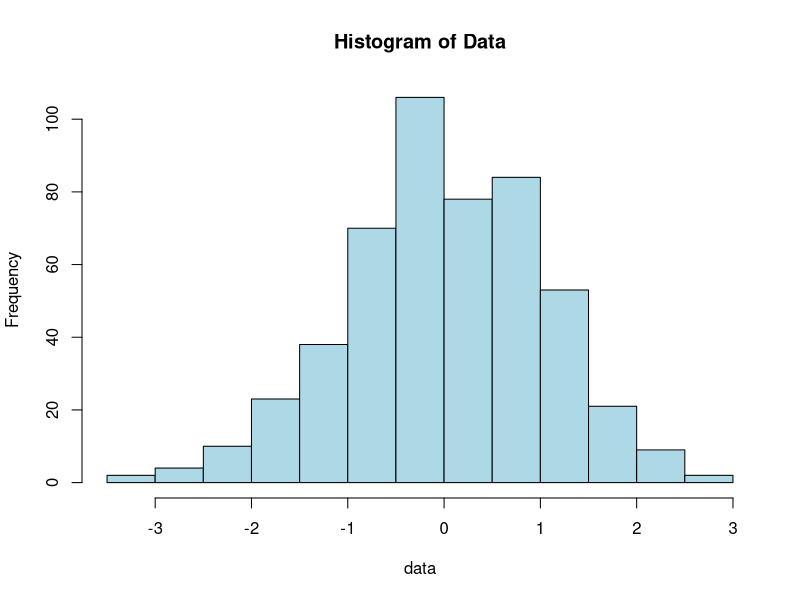
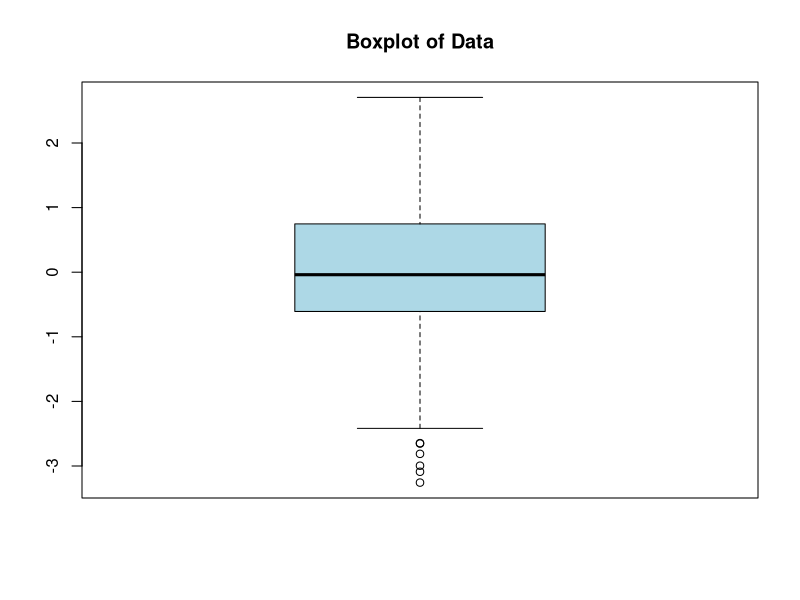
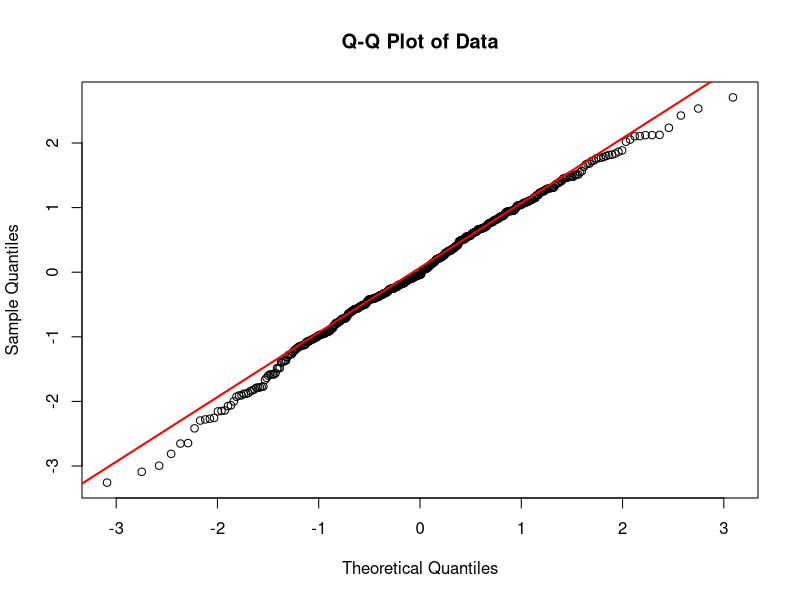

The R source for these figures, in order:
# ---------- Normality Tester Function ----------
normalityTester <- function(data){
  # -- Libraries --
  library(nortest)
  library(tseries)
  library(e1071)
  
  # -- Minor cleaning --
  data <- as.numeric(na.omit(data)) # Omit NA Values and Create Numeric
  
  
  # -- Tests --
  sw <- shapiro.test(data)
  ad <- nortest::ad.test(data)
  ks <- ks.test(data, "pnorm")
  jb <- tseries::jarque.bera.test(data)
  
  # -- Store Results --
  shapiroRes <- ifelse(sw$p.value >= 0.05,
                       "Normal",
                       "Not Normal") # Shapiro Wilk
  andersonRes <- ifelse(ad$p.value >= 0.05,
                        "Normal",
                        "Not Normal") # Anderson-Darling
  kolmogorvRes <- ifelse(ks$p.value >= 0.05,
                         "Normal",
                         "Not Normal")
  jarqueRes <- ifelse(jb$p.value >= 0.05,
                      "Normal",
                      "Not Normal")
  skewnessRes <- ifelse(skewness(data) > -0.5 & skewness(data < 0.5),
                        "Within Bounds",
                        "Outside of Bounds")
  kurtosisRes <- ifelse(skewness(data) > -2 & skewness(data < 2),
                        "Within Bounds",
                        "Outside of Bounds")
  
  # -- Print Results --
  cat(
    "      Normality Tester Function         ", "\n", 
    "               ----------             ","\n",
    "     Shapiro-Wilk Test: ", shapiroRes, "\n",
    "     Anderson-Darling Test: ", andersonRes, "\n",
    "     Kolmogrov-Smirnov Test: ", kolmogorvRes, "\n",
    "     Jarque-Bera Test: ", jarqueRes, "\n",
    "     Skewness: ", skewnessRes, "\n",
    "     Kurtosis: ", kurtosisRes, "\n",
    "               ----------             ", "\n", "\n"
  )
  
  
  print(ifelse(shapiroRes == "Normal" &
                 andersonRes == "Normal" &
                 kolmogorvRes == "Normal" &
                 jarqueRes == "Normal" &
                 kurtosisRes == "Within Bounds" &
                 skewnessRes == "Within Bounds",
               "Data Appears to be Normal",
               "Data is not Normal"))
  
  # -- Visual Tests --
  # Histogram
  hist(data, main = "Histogram of Data", col = "lightblue")
  
  # Boxplot
  boxplot(data, main = "Boxplot of Data", col = "lightblue")
  
  # Q-Q Plot
  qqnorm(data, main = "Q-Q Plot of Data")
  qqline(data, col = "red", lwd = 2)
  
  # -- Data Frame --
  result <- list(
    Shapiro_Wilk_PValue = sw$p.value,
    Anderson_Darling_PValue = ad$p.value,
    Kolmogrov_Smirnov_PValue =  ks$p.value,
    Jarque_Bera_PValue = jb$p.value,
    Skewness = skewness(data),
    Kurtosis = kurtosis(data)
  )
  
  return(result)
}

test <- normalityTester(rnorm(500))
